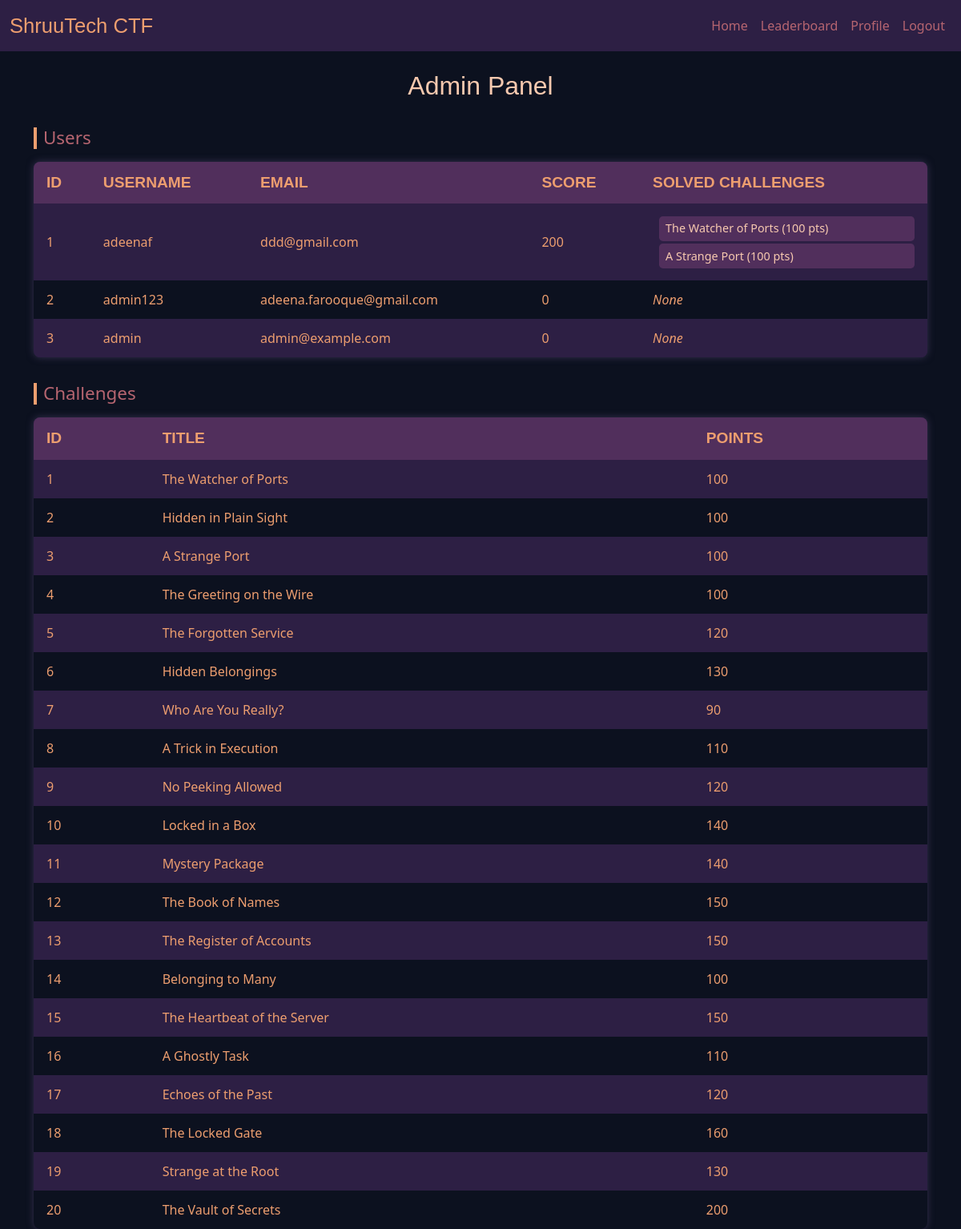
The app's page /admin (signed in), older data.
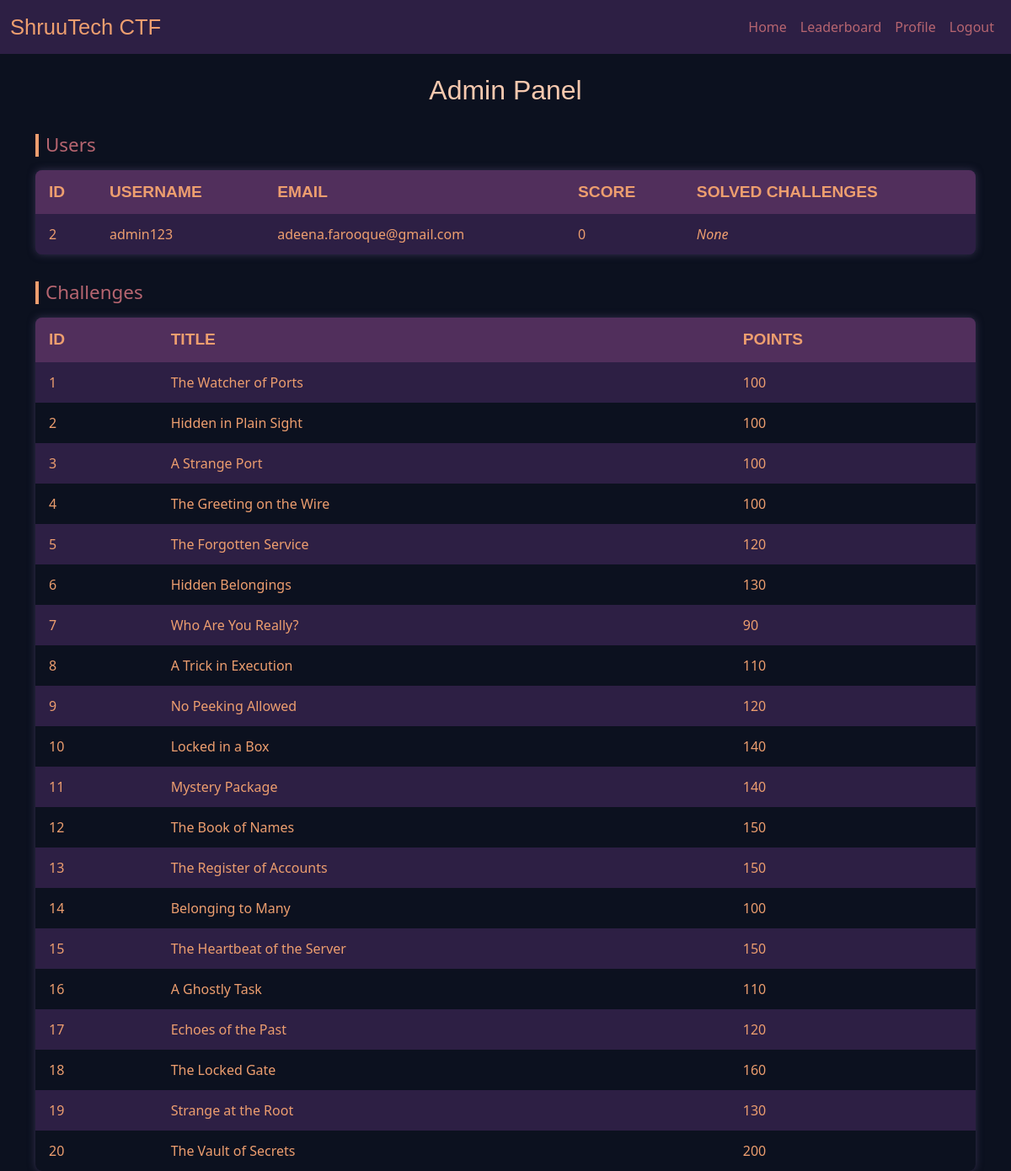
The same page, newer data.
### tables this page shows
CREATE TABLE users (
    id INTEGER PRIMARY KEY AUTOINCREMENT,
    username TEXT NOT NULL UNIQUE,
    email TEXT,
    total_score INTEGER DEFAULT 0, 
    password_hash TEXT
, is_admin INTEGER DEFAULT 0);

CREATE TABLE challenges (
    id INTEGER PRIMARY KEY,
    title TEXT,
    hint TEXT,
    path_shown BOOLEAN,
    flag TEXT,
    points INTEGER
);

### app.py (the view)
@app.route("/admin")
@login_required
def admin_panel():
    user_id = session["user_id"]
    user = query_db("SELECT is_admin FROM users WHERE id=?", (user_id,), one=True)
    if not user or user["is_admin"] != 1:
        flash("Access denied.", "danger")
        return redirect(url_for("index"))
    users = [dict(u) for u in query_db("SELECT id, username, email, total_score FROM users")]
    challenges = [dict(c) for c in query_db("SELECT id, title, points FROM challenges")]
    user_solved = {}
    for u in users:
        solved = [r["challenge_id"] for r in query_db(
            "SELECT challenge_id FROM submissions WHERE user_id=? AND status='Correct'", (u["id"],)
        )]
        user_solved[u["id"]] = solved
    return render_template("admin.html", users=users, challenges=challenges, user_solved=user_solved)

### app.py (called while the page is built)
def get_db():
    conn = sqlite3.connect(DB_PATH)
    conn.row_factory = sqlite3.Row
    return conn

def query_db(query, args=(), one=False, commit=False):
    conn = get_db()
    cur = conn.cursor()
    cur.execute(query, args)
    if commit:
        conn.commit()
    rv = cur.fetchall()
    conn.close()
    return (rv[0] if rv else None) if one else rv

def login_required(func):
    from functools import wraps
    @wraps(func)
    def wrapper(*args, **kwargs):
        if not session.get("user_id"):
            flash("Please login first.", "warning")
            return redirect(url_for("login"))
        return func(*args, **kwargs)
    return wrapper

### templates/admin.html
{% extends "layout.html" %}
{% block content %}
<h2 class="admin-title">Admin Panel</h2>
<h3 class="section-title">Users</h3>
<table>
  <thead>
    <tr>
      <th>ID</th>
      <th>Username</th>
      <th>Email</th>
      <th>Score</th>
      <th>Solved Challenges</th>
    </tr>
  </thead>
  <tbody>
    {% for u in users %}
      <tr>
        <td>{{ u.id }}</td>
        <td>{{ u.username }}</td>
        <td>{{ u.email }}</td>
        <td>{{ u.total_score }}</td>
        <td>
          {% if user_solved[u.id] %}
            <ul class="solved-list">
              {% for c in challenges %}
                {% if c.id in user_solved[u.id] %}
                  <li>{{ c.title }} ({{ c.points }} pts)</li>
                {% endif %}
              {% endfor %}
            </ul>
          {% else %}
            <em>None</em>
          {% endif %}
        </td>
      </tr>
    {% endfor %}
  </tbody>
</table>
<h3 class="section-title">Challenges</h3>
<table>
  <thead>
    <tr>
      <th>ID</th>
      <th>Title</th>
      <th>Points</th>
    </tr>
  </thead>
  <tbody>
    {% for c in challenges %}
      <tr>
        <td>{{ c.id }}</td>
        <td>{{ c.title }}</td>
        <td>{{ c.points }}</td>
      </tr>
    {% endfor %}
  </tbody>
</table>
{% endblock %}

### templates/layout.html (shortened to what this page needs)
<!DOCTYPE html>
<html lang="en">
<head>
    <link href="https://cdn.jsdelivr.net/npm/bootstrap@5.3.0/dist/css/bootstrap.min.css" rel="stylesheet">
    <link href="https://fonts.cdnfonts.com/css/sinoreta-personal-use" rel="stylesheet">
    <link rel="stylesheet" href="{{ url_for('static', filename='style.css') }}">
</head>
<body>
    <nav class="navbar navbar-expand-lg navbar-dark">
        <div class="container-fluid">
            <a class="navbar-brand" href="{{ url_for('index') }}">ShruuTech CTF</a>
            <div class="collapse navbar-collapse" id="navbarNav">
                <ul class="navbar-nav ms-auto">
                    {% if session.get('user_id') %}
                    <li class="nav-item">
                        <a class="nav-link" href="{{ url_for('index') }}">Home</a>
                    </li>
                    <li class="nav-item">
                        <a class="nav-link" href="{{ url_for('leaderboard') }}">Leaderboard</a>
                    </li>
                    <li class="nav-item">
                        <a class="nav-link" href="{{ url_for('profile') }}">Profile</a>
                    </li>
                    <li class="nav-item">
                        <a class="nav-link" href="{{ url_for('logout') }}">Logout</a>
                    </li>
                    {% else %}
                    <li class="nav-item">
                        <a class="nav-link" href="{{ url_for('login') }}">Login</a>
                    </li>
                    {% endif %}
                </ul>
            </div>
        </div>
    </nav>
    <div class="container mt-4">
        {% block content %}{% endblock %}
    </div>
</body>
</html>

### static/style.css (style rules this page uses)
body { background-color: #0c111f; font-family: 'Segoe UI', Tahoma, Geneva, Verdana, sans-serif; color: #ed9e6f; }
.navbar { background-color: #2d1f44; }
.navbar-brand { font-family: 'Sinoreta PERSONAL USE', sans-serif; font-weight: 500; font-size: 1.6rem; color: #ed9e6f; }
.nav-link { color: #b66570 !important; transition: color 0.3s; }
table { width: 100%; border-collapse: collapse; margin-top: 1rem; background-color: #2d1f44; color: #ed9e6f; border-radius: 0.5rem; overflow: hidden; box-shadow: 0 0 10px rgba(80, 70, 110, 0.6); }
table th, table td { padding: 0.75rem 1rem; text-align: left; }
table thead { background-color: #512f5c; color: #ed9e6f; font-size: 1.2rem; font-family: 'Sinoreta PERSONAL USE', sans-serif; }
table tbody tr:nth-child(odd) { background-color: #2d1f44; }
table tbody tr:nth-child(even) { background-color: #0c111f; }
table th { font-weight: bold; text-transform: uppercase; }
.admin-title { font-family: 'Sinoreta PERSONAL USE', sans-serif; font-size: 2rem; color: #f7c9af; margin-bottom: 1rem; text-align: center; }
.section-title { font-size: 1.4rem; margin-top: 2rem; margin-bottom: 0.5rem; color: #b66570; border-left: 4px solid #ed9e6f; padding-left: 0.5rem; }

Row changes from the older to the newer data that the page shows:
removed users: id "1", username "adeenaf", email "ddd@gmail.com", total_score "200", challenges (title "The Watcher of Ports", points "100"), challenges (title "A Strange Port", points "100")
removed users: id "3", username "admin", email "admin@example.com", total_score "0", shows "None"
